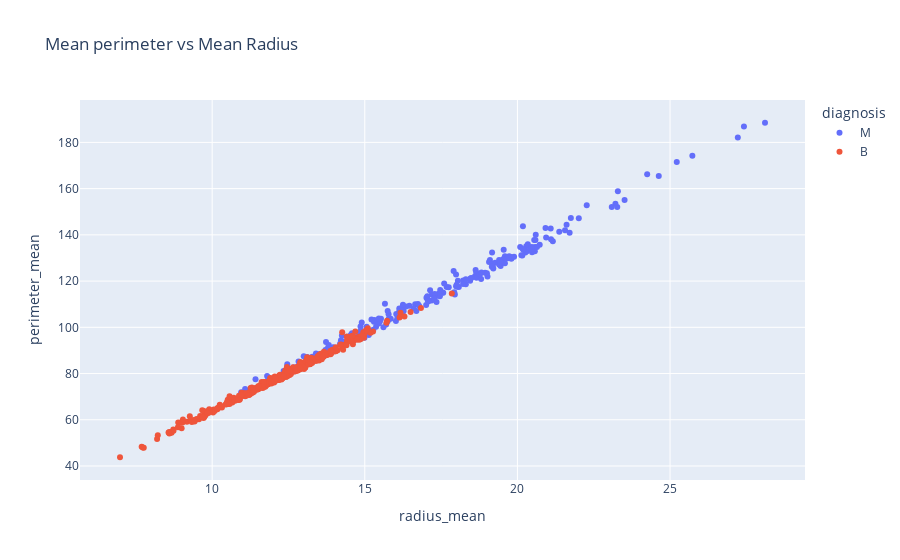

Source (notebook cell):
### Code cell
px.scatter(raw_df,
           x = 'radius_mean',
           y = 'perimeter_mean',
           title = 'Mean perimeter vs Mean Radius',
           color = 'diagnosis')

### Figure 1 — Plotly figure (JSON) as saved in the notebook; plotly's stock layout.template omitted (floating-point values rounded to 4 significant figures; data arrays with more than 128 entries replaced by an {"elided": "..."} marker saying what was removed)
{"data": [{"hovertemplate": "diagnosis=M<br>radius_mean=%{x}<br>perimeter_mean=%{y}<extra></extra>", "legendgroup": "M", "marker": {"color": "#636efa", "symbol": "circle"}, "mode": "markers", "name": "M", "orientation": "v", "showlegend": true, "type": "scatter", "x": {"elided": "212 float values"}, "xaxis": "x", "y": {"elided": "212 float values"}, "yaxis": "y"}, {"hovertemplate": "diagnosis=B<br>radius_mean=%{x}<br>perimeter_mean=%{y}<extra></extra>", "legendgroup": "B", "marker": {"color": "#EF553B", "symbol": "circle"}, "mode": "markers", "name": "B", "orientation": "v", "showlegend": true, "type": "scatter", "x": {"elided": "357 float values"}, "xaxis": "x", "y": {"elided": "357 float values"}, "yaxis": "y"}], "layout": {"legend": {"title": {"text": "diagnosis"}, "tracegroupgap": 0}, "title": {"text": "Mean perimeter vs Mean Radius"}, "xaxis": {"anchor": "y", "domain": [0, 1], "title": {"text": "radius_mean"}}, "yaxis": {"anchor": "x", "domain": [0, 1], "title": {"text": "perimeter_mean"}}}}
